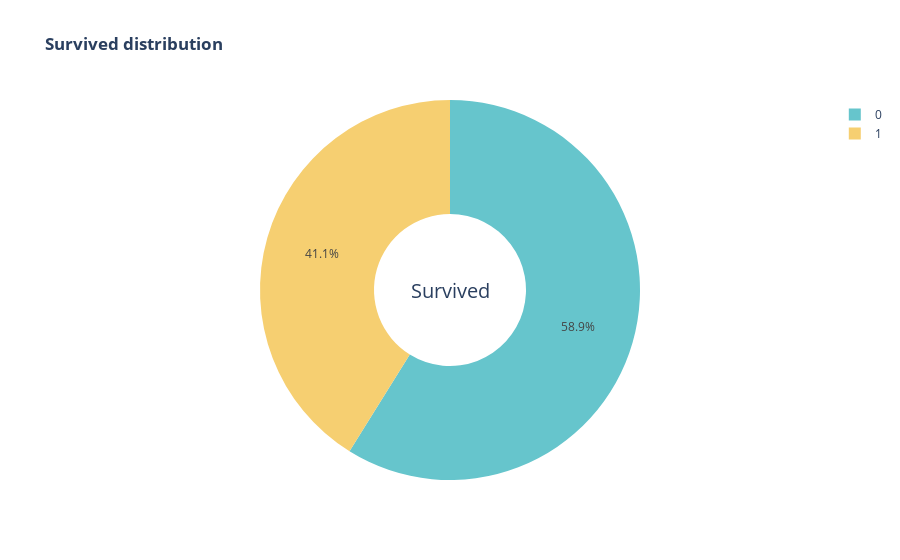

Notebook code cell kept with this figure:
### Code cell
fig = px.pie(df,names='Survived',
       title='<b>Survived distribution </b>',
       color_discrete_sequence = px.colors.qualitative.Pastel,
       hole=0.4)
fig.update_layout(annotations = [dict(text = 'Survived',font_size = 20, x=0.5 ,y=0.5, showarrow = False)])
fig.show()

### Figure 1 — Plotly figure (JSON) as saved in the notebook; plotly's stock layout.template omitted (floating-point values rounded to 4 significant figures; data arrays with more than 128 entries replaced by an {"elided": "..."} marker saying what was removed)
{"data": [{"domain": {"x": [0, 1], "y": [0, 1]}, "hole": 0.4, "hovertemplate": "Survived=%{label}<extra></extra>", "labels": {"elided": "778 int values"}, "legendgroup": "", "name": "", "showlegend": true, "type": "pie"}], "layout": {"annotations": [{"font": {"size": 20}, "showarrow": false, "text": "Survived", "x": 0.5, "y": 0.5}], "legend": {"tracegroupgap": 0}, "piecolorway": ["rgb(102, 197, 204)", "rgb(246, 207, 113)", "rgb(248, 156, 116)", "rgb(220, 176, 242)", "rgb(135, 197, 95)", "rgb(158, 185, 243)", "rgb(254, 136, 177)", "rgb(201, 219, 116)", "rgb(139, 224, 164)", "rgb(180, 151, 231)", "rgb(179, 179, 179)"], "title": {"text": "<b>Survived distribution </b>"}}}
